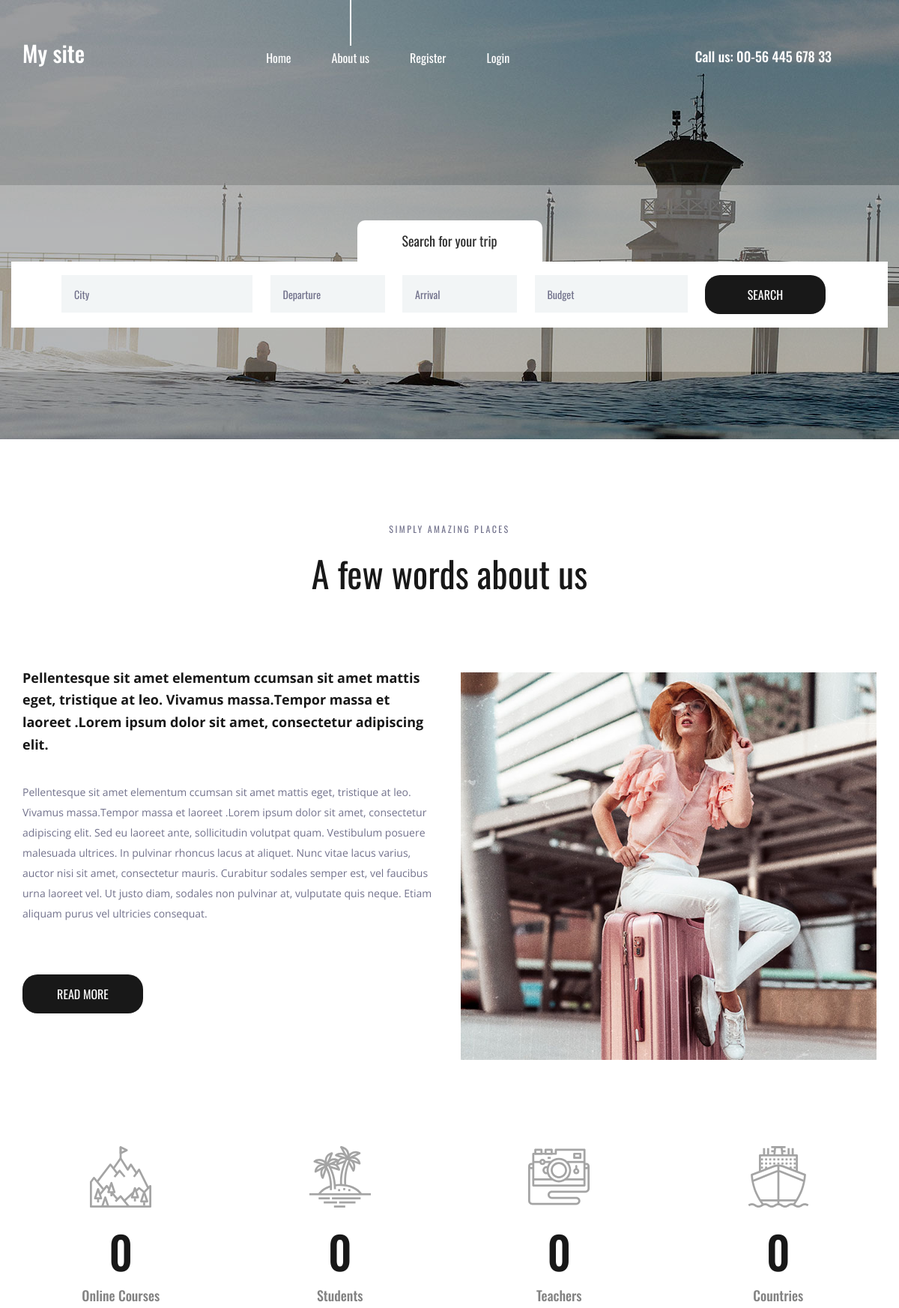
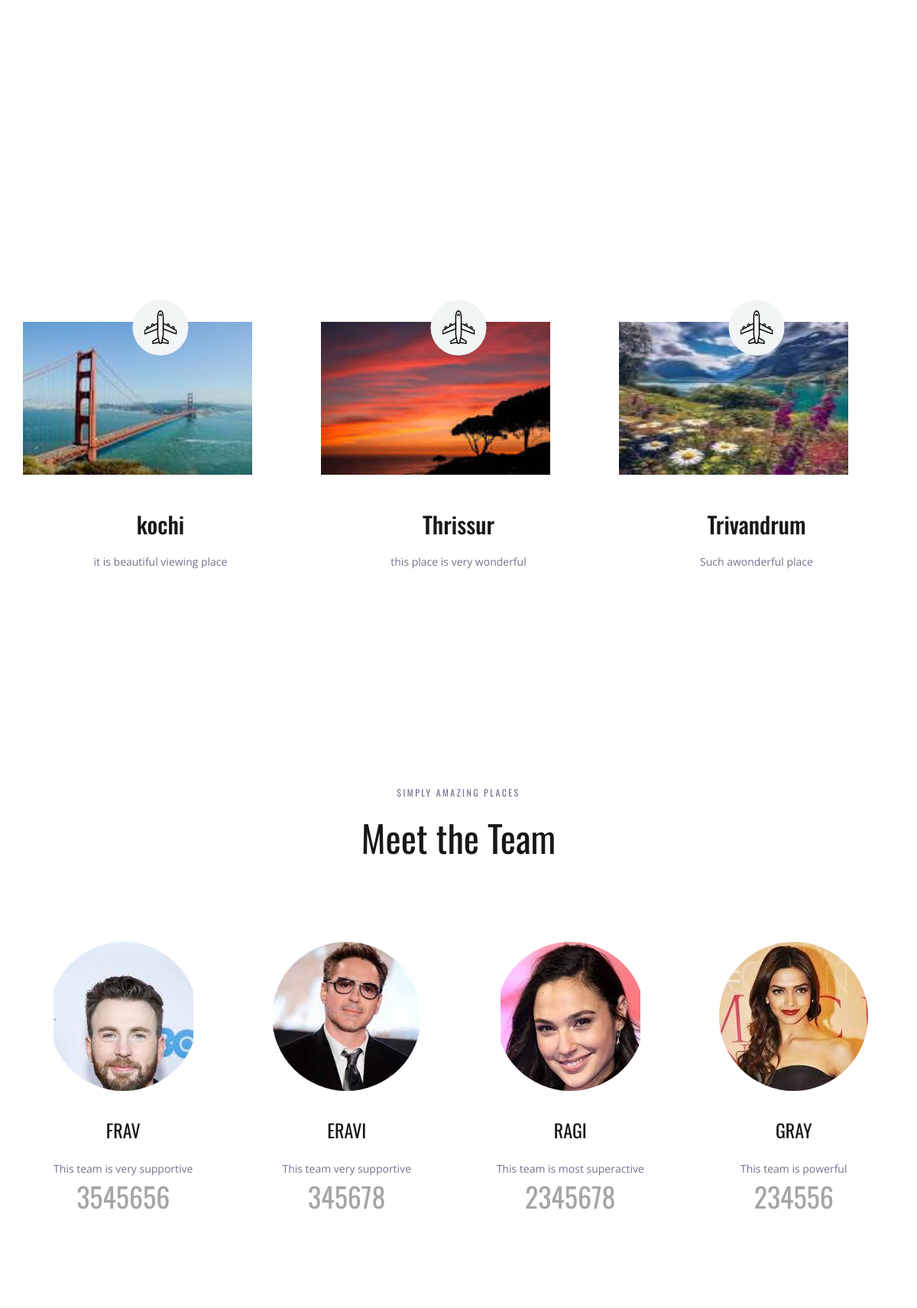
The page / (upper part) on the database its author committed (2 pictures, top to bottom).
### regapp/models.py (models this page shows)
class place(models.Model):
    name = models.CharField(max_length=250)
    img = models.ImageField(upload_to='pics')
    desc = models.TextField()

class team(models.Model):
    name = models.CharField(max_length=200)
    img = models.ImageField(upload_to='pics')
    desc = models.TextField()
    contact=models.IntegerField()

### regapp/views.py (the view)
# urls.py: path('',views.ran,name='ran')
def ran(request):
    obj = place.objects.all()
    var= team.objects.all()
    return render(request, "index.html",{'result':obj,'res':var})

### templates/index.html (shortened to what this page needs)
{% load static %}
<!DOCTYPE html>
<html lang="en">
<head>
<link rel="stylesheet" type="text/css" href="{% static 'styles/bootstrap4/bootstrap.min.css' %}">
<link href="{% static 'plugins/font-awesome-4.7.0/css/font-awesome.min.css' %}" rel="stylesheet" type="text/css">
<link rel="stylesheet" type="text/css" href="{% static 'plugins/OwlCarousel2-2.2.1/owl.carousel.css' %}">
<link rel="stylesheet" type="text/css" href="{% static 'plugins/OwlCarousel2-2.2.1/owl.theme.default.css' %}">
<link rel="stylesheet" type="text/css" href="{% static 'plugins/OwlCarousel2-2.2.1/animate.css' %}">
<link rel="stylesheet" type="text/css" href="{% static 'styles/about.css' %}">
<link rel="stylesheet" type="text/css" href="{% static 'styles/about_responsive.css' %}">
</head>
<body>
<div class="super_container">
	<header class="header">
		<div class="container">
			<div class="row">
				<div class="col">
					<div class="header_content d-flex flex-row align-items-center justify-content-start">
						<div class="header_content_inner d-flex flex-row align-items-end justify-content-start">
							<div class="logo"><a href="index.html">My site</a></div>
							<nav class="main_nav">
								<ul class="d-flex flex-row align-items-start justify-content-start">
									<li><a href="index.html">Home</a></li>
									<li class="active"><a href="about.html">About us</a></li>
									{% if user.is_authenticated %}
									<li>Hello {{user.username}}</li>
									<li><a href="credentials/logout">Logout</a></li>
									{% else %}
									<li><a href="credentials/register">Register</a></li>
									<li><a href="credentials/login">Login</a></li>
									{% endif %}
								</ul>
							</nav>
							<div class="header_phone ml-auto">Call us: 00-56 445 678 33</div>
						</div>
					</div>
				</div>
			</div>
		</div>
	</header>
	<div class="home">
		<div class="background_image" style="background-image:url({% static 'images/about.jpg' %})"></div>
	</div>
	<div class="home_search">
		<div class="container">
			<div class="row">
				<div class="col">
					<div class="home_search_container">
						<div class="home_search_title">Search for your trip</div>
						<div class="home_search_content">
							<form action="#" class="home_search_form" id="home_search_form">
								<div class="d-flex flex-lg-row flex-column align-items-start justify-content-lg-between justify-content-start">
									<input type="text" class="search_input search_input_1" placeholder="City" required="required">
									<input type="text" class="search_input search_input_2" placeholder="Departure" required="required">
									<input type="text" class="search_input search_input_3" placeholder="Arrival" required="required">
									<input type="text" class="search_input search_input_4" placeholder="Budget" required="required">
									<button class="home_search_button">search</button>
								</div>
							</form>
						</div>
					</div>
				</div>
			</div>
		</div>
	</div>
	<div class="about">
		<div class="container">
			<div class="row">
				<div class="col text-center">
					<div class="section_subtitle">simply amazing places</div>
					<div class="section_title"><h2>A few words about us</h2></div>
				</div>
			</div>
			<div class="row about_row">
				<div class="col-lg-6">
					<div class="about_content">
						<div class="text_highlight">Pellentesque sit amet elementum ccumsan sit amet mattis eget, tristique at leo. Vivamus massa.Tempor massa et laoreet .Lorem ipsum dolor sit amet, consectetur adipiscing elit.</div>
						<div class="about_text">
							<p>Pellentesque sit amet elementum ccumsan sit amet mattis eget, tristique at leo. Vivamus massa.Tempor massa et laoreet .Lorem ipsum dolor sit amet, consectetur adipiscing elit. Sed eu laoreet ante, sollicitudin volutpat quam. Vestibulum posuere malesuada ultrices. In pulvinar rhoncus lacus at aliquet. Nunc vitae lacus varius, auctor nisi sit amet, consectetur mauris. Curabitur sodales semper est, vel faucibus urna laoreet vel. Ut justo diam, sodales non pulvinar at, vulputate quis neque. Etiam aliquam purus vel ultricies consequat.</p>
						</div>
						<div class="button about_button"><a href="#">read more</a></div>
					</div>
				</div>
				<div class="col-lg-6">
					<div class="about_image"><img src="{% static 'images/about_1.jpg' %}" alt=""></div>
				</div>
			</div>
		</div>
	</div>
	<div class="milestones">
		<div class="container">
			<div class="row">
				<div class="col-lg-3 milestone_col">
					<div class="milestone text-center">
						<div class="milestone_icon"><img src="{% static 'images/mountain.svg' %}" alt=""></div>
						<div class="milestone_counter" data-end-value="17">0</div>
						<div class="milestone_text">Online Courses</div>
					</div>
				</div>
				<div class="col-lg-3 milestone_col">
					<div class="milestone text-center">
						<div class="milestone_icon"><img src="{% static 'images/island.svg' %}" alt=""></div>
						<div class="milestone_counter" data-end-value="213">0</div>
						<div class="milestone_text">Students</div>
					</div>
				</div>
				<div class="col-lg-3 milestone_col">
					<div class="milestone text-center">
						<div class="milestone_icon"><img src="{% static 'images/camera.svg' %}" alt=""></div>
						<div class="milestone_counter" data-end-value="11923">0</div>
						<div class="milestone_text">Teachers</div>
					</div>
				</div>
				<div class="col-lg-3 milestone_col">
					<div class="milestone text-center">
						<div class="milestone_icon"><img src="{% static 'images/boat.svg' %}" alt=""></div>
						<div class="milestone_counter" data-end-value="15">0</div>
						<div class="milestone_text">Countries</div>
					</div>
				</div>
			</div>
		</div>
	</div>
	<div class="why">
		<div class="parallax_background parallax-window" data-parallax="scroll" data-image-src="{% static 'images/why.jpg' %}" data-speed="0.8"></div>
		<div class="container">
			<div class="row">
				<div class="col text-center">
					<div class="section_subtitle">simply amazing places</div>
					<div class="section_title"><h2>Why choose us?</h2></div>
				</div>
			</div>
			<div class="row why_row">
				{% for i in result %}
				<div class="col-lg-4 why_col">
					<div class="why_item">
						<div class="why_image">
							<img src="{{ i.img.url}}" alt=""style="width:300px;height:200px;">
							<div class="why_icon d-flex flex-column align-items-center justify-content-center">
								<img src="{% static 'images/why_1.svg' %} " alt="">
							</div>
						</div>
						<div class="why_content text-center">
							<div class="why_title">{{i.name}}</div>
							<div class="why_text">
								<p>{{i.desc}}</p>
							</div>
						</div>
					</div>
				</div>
				{% endfor %}
			</div>
		</div>
	</div>
	<div class="team">
		<div class="container">
			<div class="row">
				<div class="col text-center">
					<div class="section_subtitle">simply amazing places</div>
					<div class="section_title"><h2>Meet the Team</h2></div>
				</div>
			</div>
			<div class="row team_row">
				{% for v in res %}
				<div class="col-xl-3 col-md-6 team_col">
					<div class="team_item d-flex flex-column align-items-center justify-content-start text-center">
						<div class="team_image"><img src="{{ v.img.url}}" alt=""style="width=150px;height=100"></div>
						<div class="team_content">
							<div class="team_title"><a href="#">{{v.name}}</a></div>
							<div class="team_text">
								<p> {{v.desc}}</p>
								<h3>{{v.contact}}</h3>
							</div>
						</div>
					</div>
				</div>
				{% endfor %}
			</div>
		</div>
	</div>
</div>
</body>
</html>

### rows shown on the page
place: img (picture), name "kochi", desc "it is beautiful viewing place"
place: img (picture), name "Thrissur", desc "this place is very wonderful"
place: img (picture), name "Trivandrum", desc "Such awonderful place"
team: img (picture), name "FRAV", desc "This team is very supportive", contact "3545656"
team: img (picture), name "ERAVI", desc "This team very supportive", contact "345678"
team: img (picture), name "RAGI", desc "This team is most superactive", contact "2345678"
team: img (picture), name "GRAY", desc "This team is powerful", contact "234556"
